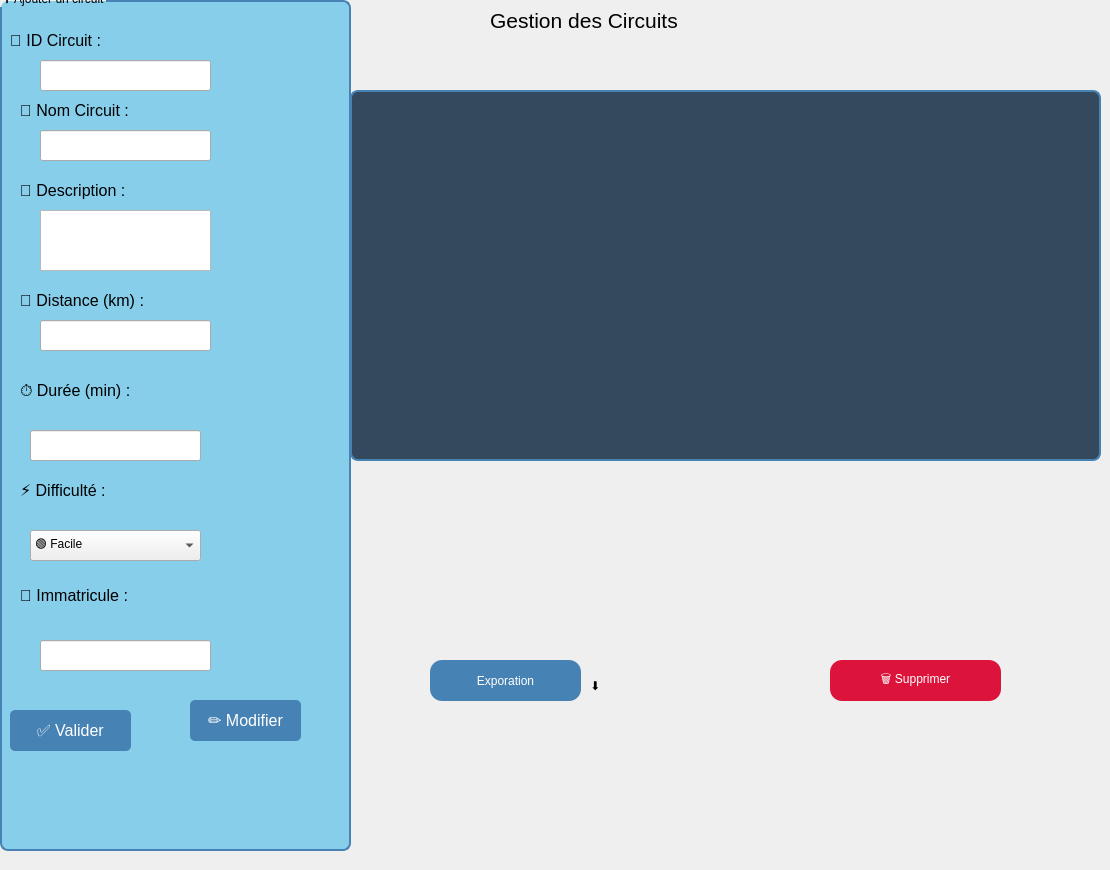
      <widget class="QWidget" name="tabCircuitAccueil">
       <attribute name="title">
        <string>Accueil</string>
       </attribute>
       <widget class="QLabel" name="labelTitreCircuit">
        <property name="geometry">
         <rect>
          <x>490</x>
          <y>-10</y>
          <width>471</width>
          <height>61</height>
         </rect>
        </property>
        <property name="font">
         <font>
          <family>Segoe UI</family>
          <pointsize>16</pointsize>
          <italic>false</italic>
          <bold>false</bold>
         </font>
        </property>
        <property name="styleSheet">
         <string notr="true">font: 16pt &quot;Segoe UI&quot;;</string>
        </property>
        <property name="text">
         <string>Gestion des Circuits</string>
        </property>
       </widget>
       <widget class="QPushButton" name="pushButton_export_circuit">
        <property name="geometry">
         <rect>
          <x>430</x>
          <y>660</y>
          <width>151</width>
          <height>41</height>
         </rect>
        </property>
        <property name="styleSheet">
         <string notr="true">background-color: rgb(70, 130, 180);
font: 14pt &quot;Segoe UI&quot;;
font: 900 12pt &quot;Segoe UI&quot;;

    color: white;
    border-radius: 12px;
    padding: 8px 16px;</string>
        </property>
        <property name="text">
         <string>Exporation</string>
        </property>
       </widget>
       <widget class="QLabel" name="label_export_circuit">
        <property name="geometry">
         <rect>
          <x>590</x>
          <y>670</y>
          <width>63</width>
          <height>31</height>
         </rect>
        </property>
        <property name="styleSheet">
         <string notr="true">font: 14pt &quot;Segoe UI&quot;;</string>
        </property>
        <property name="text">
         <string>⬇️</string>
        </property>
       </widget>
       <widget class="QGroupBox" name="groupBoxCircuit">
        <property name="geometry">
         <rect>
          <x>0</x>
          <y>-10</y>
          <width>351</width>
          <height>861</height>
         </rect>
        </property>
        <property name="styleSheet">
         <string notr="true">QGroupBox {
        font: 900 9pt &quot;Segoe UI&quot;;
        font: 900 9pt &quot;Segoe UI&quot;;
        font: 16pt &quot;Segoe UI&quot;;

        background-color: rgb(135, 206, 235);
    border: 2px solid #4682B4;
    border-radius: 8px;
    margin-top: 10px;
}
QPushButton {
    background-color: #4682B4;
    color: white;
    border-radius: 5px;
    padding: 5px;
}
QPushButton:hover {
    background-color: #5A9BD5;
}</string>
        </property>
        <property name="title">
         <string>➕ Ajouter un circuit</string>
        </property>
        <widget class="QLabel" name="labelIdCircuit">
         <property name="geometry">
          <rect>
           <x>10</x>
           <y>40</y>
           <width>201</width>
           <height>21</height>
          </rect>
         </property>
         <property name="font">
          <font>
           <family>Segoe UI</family>
           <pointsize>12</pointsize>
           <italic>false</italic>
           <bold>false</bold>
          </font>
         </property>
         <property name="text">
          <string>🔢 ID Circuit :</string>
         </property>
        </widget>
        <widget class="QLineEdit" name="lineEdit_id_circuit">
         <property name="geometry">
          <rect>
           <x>40</x>
           <y>70</y>
           <width>171</width>
           <height>31</height>
          </rect>
         </property>
        </widget>
        <widget class="QLabel" name="labelNomCircuit">
         <property name="geometry">
          <rect>
           <x>20</x>
           <y>110</y>
           <width>171</width>
           <height>21</height>
          </rect>
         </property>
         <property name="font">
          <font>
           <family>Segoe UI</family>
           <pointsize>12</pointsize>
           <italic>false</italic>
           <bold>false</bold>
          </font>
         </property>
         <property name="text">
          <string>📝 Nom Circuit :</string>
         </property>
        </widget>
        <widget class="QLineEdit" name="lineEdit_nom_circuit">
         <property name="geometry">
          <rect>
           <x>40</x>
           <y>140</y>
           <width>171</width>
           <height>31</height>
          </rect>
         </property>
        </widget>
        <widget class="QLabel" name="labelDescCircuit">
         <property name="geometry">
          <rect>
           <x>20</x>
           <y>190</y>
           <width>171</width>
           <height>21</height>
          </rect>
         </property>
         <property name="font">
          <font>
           <family>Segoe UI</family>
           <pointsize>12</pointsize>
           <italic>false</italic>
           <bold>false</bold>
          </font>
         </property>
         <property name="text">
          <string>📄 Description :</string>
         </property>
        </widget>
        <widget class="QTextEdit" name="textEdit_desc_circuit">
         <property name="geometry">
          <rect>
           <x>40</x>
           <y>220</y>
           <width>171</width>
           <height>61</height>
          </rect>
         </property>
        </widget>
        <widget class="QLabel" name="labelDistance">
         <property name="geometry">
          <rect>
           <x>20</x>
           <y>300</y>
           <width>171</width>
           <height>21</height>
          </rect>
         </property>
         <property name="font">
          <font>
           <family>Segoe UI</family>
           <pointsize>12</pointsize>
           <italic>false</italic>
           <bold>false</bold>
          </font>
         </property>
         <property name="text">
          <string>📏 Distance (km) :</string>
         </property>
        </widget>
        <widget class="QLineEdit" name="lineEdit_distance">
         <property name="geometry">
          <rect>
           <x>40</x>
           <y>330</y>
           <width>171</width>
           <height>31</height>
          </rect>
         </property>
        </widget>
        <widget class="QLabel" name="labelDuree">
         <property name="geometry">
          <rect>
           <x>20</x>
           <y>390</y>
           <width>171</width>
           <height>21</height>
          </rect>
         </property>
         <property name="font">
          <font>
           <family>Segoe UI</family>
           <pointsize>12</pointsize>
           <italic>false</italic>
           <bold>false</bold>
          </font>
         </property>
         <property name="text">
          <string>⏱️ Durée (min) :</string>
         </property>
        </widget>
        <widget class="QLineEdit" name="lineEdit_duree_circuit">
         <property name="geometry">
          <rect>
           <x>30</x>
           <y>440</y>
           <width>171</width>
           <height>31</height>
          </rect>
         </property>
        </widget>
        <widget class="QLabel" name="labelDifficulte">
         <property name="geometry">
          <rect>
           <x>20</x>
           <y>490</y>
           <width>171</width>
           <height>21</height>
          </rect>
         </property>
         <property name="font">
          <font>
           <family>Segoe UI</family>
           <pointsize>12</pointsize>
           <italic>false</italic>
           <bold>false</bold>
          </font>
         </property>
         <property name="text">
          <string>⚡ Difficulté :</string>
         </property>
        </widget>
        <widget class="QComboBox" name="comboBox_difficulte">
         <property name="geometry">
          <rect>
           <x>30</x>
           <y>540</y>
           <width>171</width>
           <height>31</height>
          </rect>
         </property>
         <item>
          <property name="text">
           <string>🟢 Facile</string>
          </property>
         </item>
         <item>
          <property name="text">
           <string>🟡 Moyen</string>
          </property>
         </item>
         <item>
          <property name="text">
           <string>🔴 Difficile</string>
          </property>
         </item>
        </widget>
        <widget class="QLabel" name="labelImmatCircuit">
         <property name="geometry">
          <rect>
           <x>20</x>
           <y>590</y>
           <width>221</width>
           <height>31</height>
          </rect>
         </property>
         <property name="font">
          <font>
           <family>Segoe UI</family>
           <pointsize>12</pointsize>
           <italic>false</italic>
           <bold>false</bold>
          </font>
         </property>
         <property name="text">
          <string>🚗 Immatricule :</string>
         </property>
        </widget>
        <widget class="QLineEdit" name="lineEdit_immat_circuit">
         <property name="geometry">
          <rect>
           <x>40</x>
           <y>650</y>
           <width>171</width>
           <height>31</height>
          </rect>
         </property>
        </widget>
        <widget class="QPushButton" name="pushButton_validercircuit">
         <property name="geometry">
          <rect>
           <x>10</x>
           <y>720</y>
           <width>121</width>
           <height>41</height>
          </rect>
         </property>
         <property name="font">
          <font>
           <family>Segoe UI</family>
           <pointsize>12</pointsize>
           <italic>false</italic>
           <bold>false</bold>
          </font>
         </property>
         <property name="text">
          <string>✅ Valider</string>
         </property>
        </widget>
        <widget class="QPushButton" name="pushButton_modifiercircuit">
         <property name="geometry">
          <rect>
           <x>190</x>
           <y>710</y>
           <width>111</width>
           <height>41</height>
          </rect>
         </property>
         <property name="font">
          <font>
           <family>Segoe UI</family>
           <pointsize>12</pointsize>
           <italic>false</italic>
           <bold>false</bold>
          </font>
         </property>
         <property name="text">
          <string>✏️ Modifier</string>
         </property>
        </widget>
       </widget>
       <widget class="QTableView" name="tableView_circuits">
        <property name="geometry">
         <rect>
          <x>350</x>
          <y>90</y>
          <width>751</width>
          <height>371</height>
         </rect>
        </property>
        <property name="styleSheet">
         <string notr="true">QTableView {
background-color: #34495e;
color: white;
gridline-color: #4682b4;
border-radius: 8px;
border: 2px solid #4682b4;
}
QHeaderView::section {
background-color: #2c3e50;
color: white;
padding: 4px;
border: 1px solid #34495e;
font-weight: bold;
}</string>
        </property>
       </widget>
       <widget class="QPushButton" name="pushButton_supprimercircuit">
        <property name="geometry">
         <rect>
          <x>830</x>
          <y>660</y>
          <width>171</width>
          <height>41</height>
         </rect>
        </property>
        <property name="styleSheet">
         <string notr="true">background-color: rgb(220, 20, 60);
font: 14pt &quot;Segoe UI&quot;;
font: 900 12pt &quot;Segoe UI&quot;;

    color: white;
    border-radius: 12px;
    padding: 8px 16px;</string>
        </property>
        <property name="text">
         <string>🗑️ Supprimer</string>
        </property>
       </widget>
       <zorder>tableView_circuits</zorder>
       <zorder>labelTitreCircuit</zorder>
       <zorder>groupBoxCircuit</zorder>
       <zorder>pushButton_export_circuit</zorder>
       <zorder>label_export_circuit</zorder>
       <zorder>pushButton_supprimercircuit</zorder>
      </widget>
